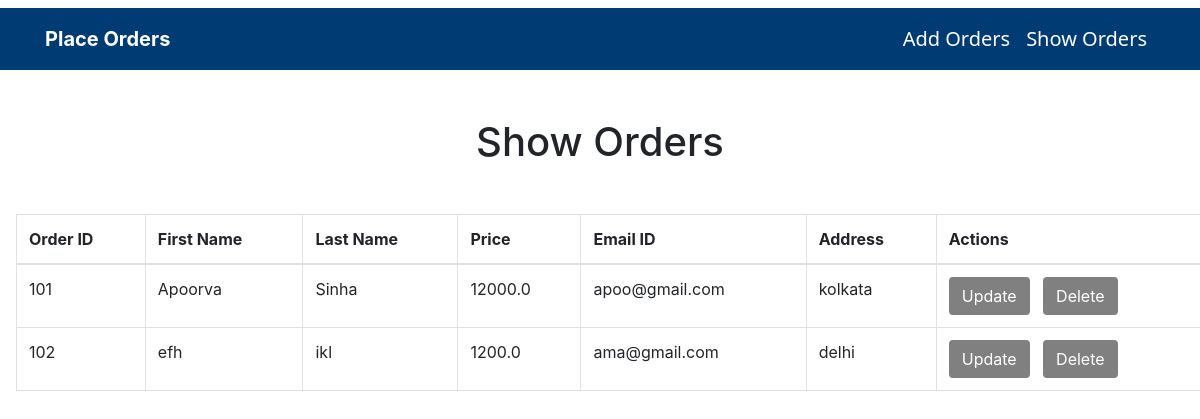
Before: /sv/ with the older database file.
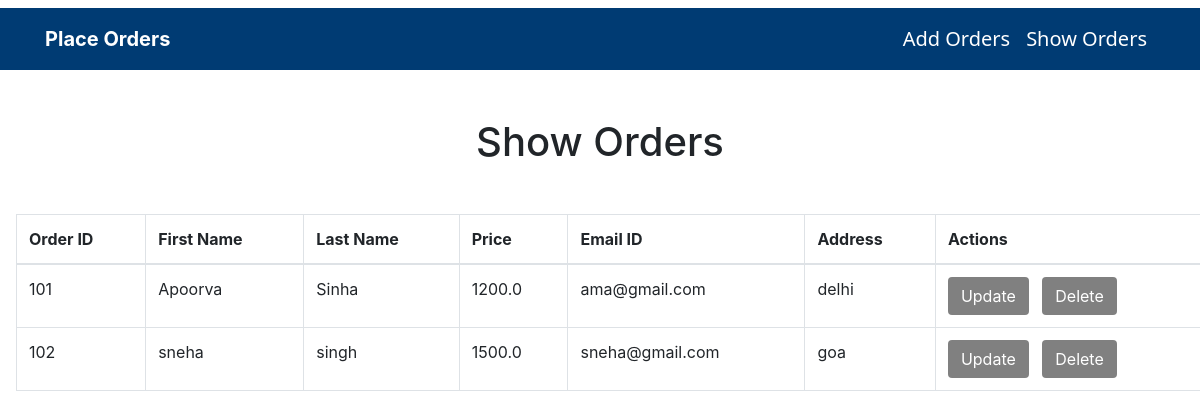
After: the same page with the newer database file.
### crudapp/models.py (models this page shows, shortened)
class Orders(models.Model):
    oid = models.IntegerField(primary_key=True)
    fname = models.CharField(max_length=20)
    lname = models.CharField(max_length=20)
    price = models.FloatField()
    mail = models.EmailField()
    addr = models.CharField(max_length=50)

### crudapp/views.py (the view)
# urls.py: path('sv/', views.showView, name='show_url'),
def showView(request):
    obj = Orders.objects.all()
    template_name = 'crudapp/show.html'
    context = {'obj': obj}
    return render(request, template_name, context)

### templates/crudapp/show.html (shortened to what this page needs)
{% extends 'layout.html' %}
{% block content %}
<center class="m-5 align-center"><h1>Show Orders</h1></center>
<table class="table  table-bordered table-hover m-3">
    <thead>
      <tr>
        <th scope="col">Order ID</th>
        <th scope="col">First Name</th>
        <th scope="col">Last Name</th>
        <th scope="col">Price</th>
        <th scope="col">Email ID</th>
        <th scope="col">Address</th>
        <th scope="col">Actions</th>
      </tr>
    </thead>
    <tbody>
    {% for i in obj %}
      <tr>
        <td>{{i.oid}}</td>
        <td>{{i.fname}}</td>
        <td>{{i.lname}}</td>
        <td>{{i.price}}</td>
        <td>{{i.mail}}</td>
        <td>{{i.addr}}</td>
        <td>
           <a href="{% url 'update_url' i.oid %}" class="btn"style="background-color: gray; color: white;">Update</a>&nbsp;&nbsp;
           <a href="{% url 'delete_url' i.oid %}" class="btn" style="background-color: gray; color: white;">Delete</a>
        </td>
      </tr>
    {% endfor %}
    </tbody>
  </table>
{% endblock %}

### templates/layout.html (shortened to what this page needs)
<!DOCTYPE html>
<html>
<head>
    <link rel="stylesheet" href="https://cdn.jsdelivr.net/npm/bootstrap@4.0.0/dist/css/bootstrap.min.css"
>
</head>
<body class="m-0 p-0" style="min-height: 100vh ; margin: 0;" >
    <nav class="navbar navbar-expand-lg navbar-light shadow-sm mt-2 p-2" style="background-color: #003b73;">
        <div class="container">
            <a class="navbar-brand font-weight-bold text-white"  href="{% url 'home' %}">Place Orders</a>
            <div class="collapse navbar-collapse" id="navbarNav">
                <ul class="navbar-nav ml-auto">
                    <li class="nav-item">
                        <a class="nav-link text-white" href="{% url 'order_url' %}" style="font-size: 20px; font-family: 'Segoe UI', sans-serif ; font-weight: 400;">Add Orders</a>
                    </li>
                    <li class="nav-item">
                        <a class="nav-link text-white" href="{% url 'show_url' %}" style="font-size: 20px; font-family: 'Segoe UI', sans-serif ; font-weight: 400;">Show Orders</a>
                    </li>
                </ul>
            </div>
        </div>
    </nav>
    <div >
        {% block content %}
        {% endblock %}
    </div>
</body>
</html>

Changed rows visible on the page:
changed Orders "Apoorva": price "12000.0" → "1200.0"; mail "apoo@gmail.com" → "ama@gmail.com"; addr "kolkata" → "delhi"
changed Orders id 102: fname "efh" → "sneha"; lname "ikl" → "singh"; price "1200.0" → "1500.0"; mail "ama@gmail.com" → "sneha@gmail.com"; addr "delhi" → "goa"
